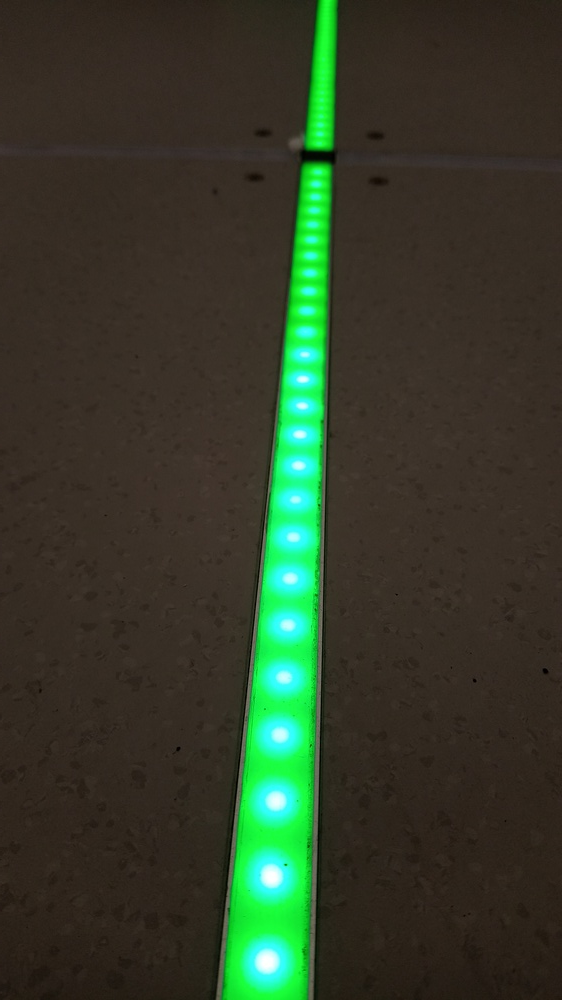
#> input picture CornerDetection/data/IMG_20231110_173518297.jpg, 562 x 1000 px, shrunk from 2600 x 4624 before the run
$ python -i direction_turn_detector.py   (imports and definitions only)
#> lines starting #> are read from the running program, lines starting #| are printed output that depends on the picture; after the words box and inside, x2 and y2 are one past the last pixel; in counts of white or black regions, pixels touching at a corner belong together
#> further down, picture is the input picture: shape (1000, 562, 3); mean B, G, R 41.8, 61.7, 50.5
import cv2
import numpy as np

# Input - tuple values, Output - -1 for left turn and +1 for right turn
def findMaxValueFromTupleAndReturnIndex(value):
    #print(value)
    max_val = max(value)
    cmp = value.index(max_val)
    res = -1 if cmp == 0 else cmp
    ##print(res)
    return res

# Input - contours of points that fall under green path and step size for controlling the algo,
# Output - generates output from findMaxValueFromTupleAndReturnIndex method
def detect_turns_direction(contours, step_size=5):
    # Function to detect the direction of turns based on the slope of the line between consecutive points
    val_arr = []
    # Iterate through contours
    for contour in contours:
        # Iterate through points in the contour with a specified step size
        for i in range(0, len(contour) - 2, step_size):
            # Get three consecutive points
            pt1 = contour[i][0]
            pt2 = contour[i + 1][0]
            pt3 = contour[i + 2][0]

            # Calculate vectors between points
            vector1 = pt1 - pt2
            vector2 = pt3 - pt2

            # Calculate the slope of the line between points
            slope = (vector2[1] - vector1[1]) / (vector2[0] - vector1[0] + 1e-5)  # Avoid division by zero

            threshold_slope = 0.5  # Adjust this value based on your requirements

            # Determine the direction of the turn based on the slope
            if slope > threshold_slope:
                #print("Right turn ahead")
                val_arr.append(-1)
            elif slope < -threshold_slope:
                #print("Left turn ahead")
                val_arr.append(1)
            # else:
            #     val_arr.append(0)
    value = (val_arr.count(1), val_arr.count(-1))
    return findMaxValueFromTupleAndReturnIndex(value)

def find_turn_direction(image):

    # Convert to HSV color space
    hsv_image = cv2.cvtColor(image, cv2.COLOR_BGR2HSV)
#> hsv_image: shape (1000, 562, 3); mean H, S, V 21, 101.9, 69.7

    # Define the HSV color range for green
    green_lower = np.array([40, 40, 40])  # Lower bound for green in HSV
    green_upper = np.array([80, 255, 255])  # Upper bound for green in HSV

    # Thresholding to extract green-colored regions
    mask_green = cv2.inRange(hsv_image, green_lower, green_upper)
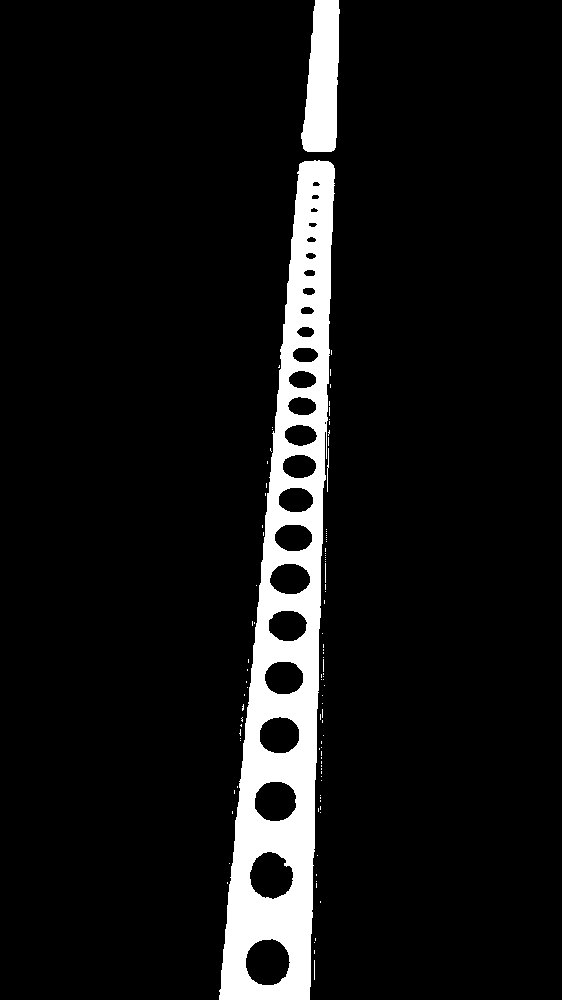
#> mask_green: shape (1000, 562); 7.9% white; 101 white regions (96 under 20 px), largest, box (x1, y1, x2, y2) and area: (219, 160, 335, 1000) 39740, (301, 0, 340, 152) 4502, (327, 448, 329, 492) 46, (325, 563, 326, 583) 20, (314, 960, 315, 980) 20

    # Edge detection using canny edge detection
    edges_green = cv2.Canny(mask_green, 50, 150)
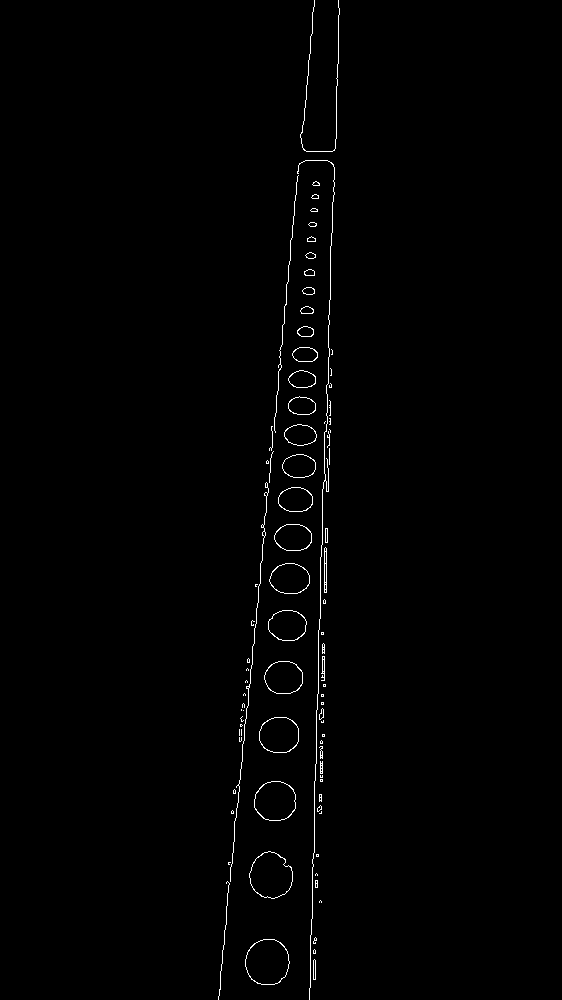
#> edges_green: shape (1000, 562); 0.83% white in thin lines or dots, all inside (x1, y1, x2, y2) = (218, 0, 340, 1000)

    # Contour detection
    contours_green, _ = cv2.findContours(edges_green, cv2.RETR_EXTERNAL, cv2.CHAIN_APPROX_SIMPLE)
#> contours_green = 85 contours, 55 with area under 20; largest, box (x1, y1, x2, y2) and area: (245, 939, 290, 985) 1586, (249, 851, 293, 899) 1514, (254, 781, 296, 821) 1308, (259, 717, 299, 753) 1138, (264, 661, 303, 694) 995

    # Filter contours by green color
    green_contours = [contour for contour in contours_green]
#> green_contours has the same summary as contours_green

    # Detect the direction of turns in green-colored contours
    return detect_turns_direction(green_contours, step_size=10)
#> the loop in detect_turns_direction, `for contour in contours:` made 85 passes
#> contour on passes 7, 10, 18, 24, 25, 26, 31, 32, 35, 36, 38, 45: [[315, 880], [315, 887], [317, 887], [317, 880]], [[316, 854], [316, 856], [318, 856], [318, 854]], [[320, 779], [320, 781], [322, 781], [322, 779]], [[322, 734], [322, 736], [324, 736], [324, 734]], [[241, 729], [241, 735]], [[239, 729], [239, 735]], [[243, 710]], [[241, 709], [241, 710]], [[321, 702], [321, 704], [323, 704], [323, 702]], [[321, 694], [321, 696], [323, 696], [323, 694]], [[323, 684], [323, 686], [325, 686], [325, 684]], [[321, 632], [321, 634], [323, 634], [323, 632]]
#> after the loop in detect_turns_direction, `for contour in contours:`: val_arr = 175 values, max 1 at index 0, min -1 at index 3, mean 0.383
#> in detect_turns_direction, `value = (val_arr.count(1), val_arr.count(-1))`: value = (121, 54)
#> in findMaxValueFromTupleAndReturnIndex, `max_val = max(value)`: max_val = 121
#> in findMaxValueFromTupleAndReturnIndex, `cmp = value.index(max_val)`: cmp = 0
#> in findMaxValueFromTupleAndReturnIndex, `res = -1 if cmp == 0 else cmp`: res = -1

>>> import cv2
>>> picture = cv2.imread('../../../CornerDetection/data/IMG_20231110_173518297.jpg')
>>> result = find_turn_direction(picture)
#> result = -1

$ run again, on CornerDetection/data/IMG_20231110_181604295.jpg
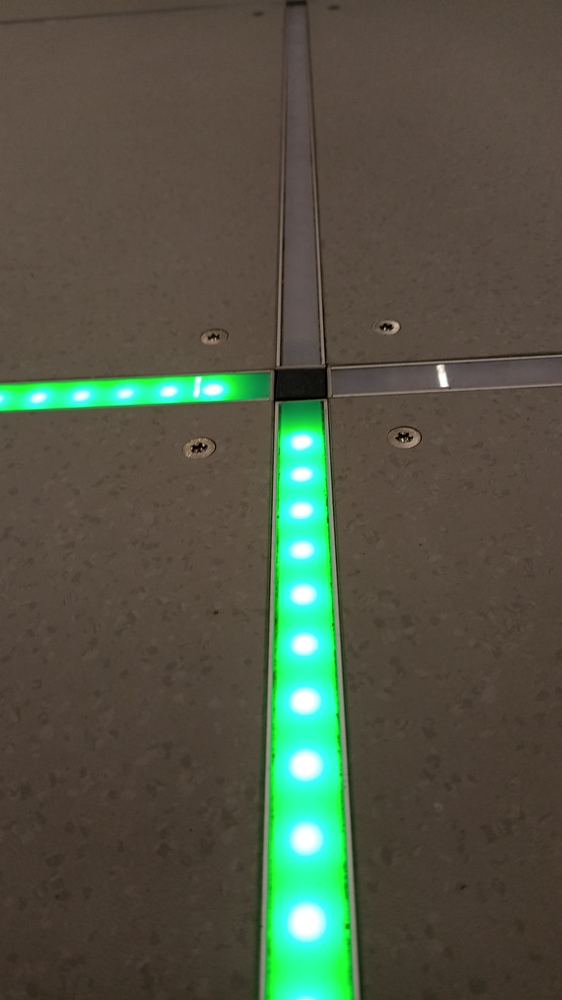
#> input picture CornerDetection/data/IMG_20231110_181604295.jpg, 562 x 1000 px, shrunk from 2600 x 4624 before the run
#> picture is the input picture: shape (1000, 562, 3); mean B, G, R 69.4, 85.8, 80.9
#> hsv_image: shape (1000, 562, 3); mean H, S, V 20.4, 80.9, 96.3
#> in find_turn_direction, `mask_green = cv2.inRange(hsv_image, green_lower, green_upper)`:
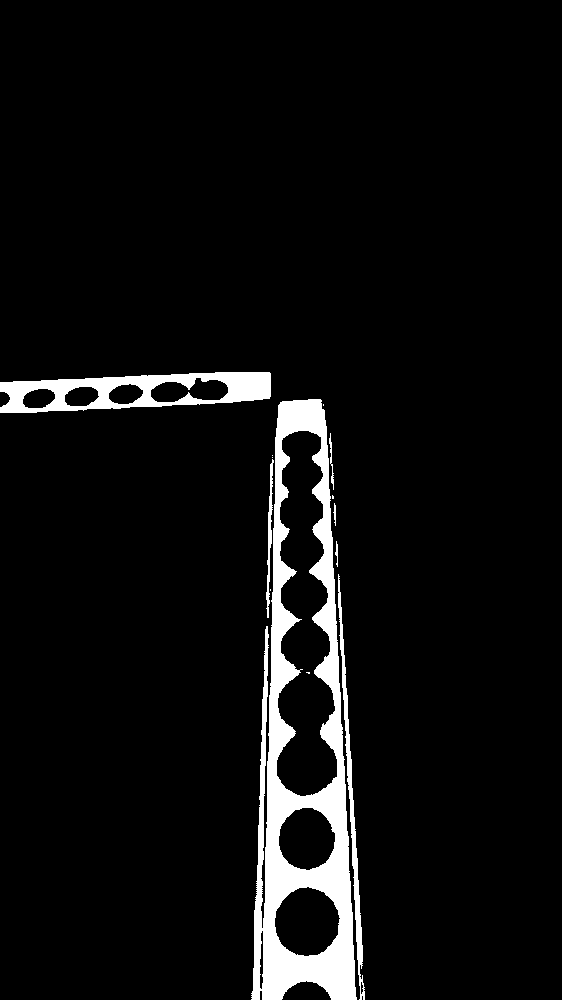
#> mask_green: shape (1000, 562); 5.7% white; 13 white regions (6 under 20 px), largest, box (x1, y1, x2, y2) and area: (251, 399, 357, 1000) 24175, (0, 372, 271, 413) 5568, (338, 574, 365, 1000) 1770
#> in find_turn_direction, `edges_green = cv2.Canny(mask_green, 50, 150)`:
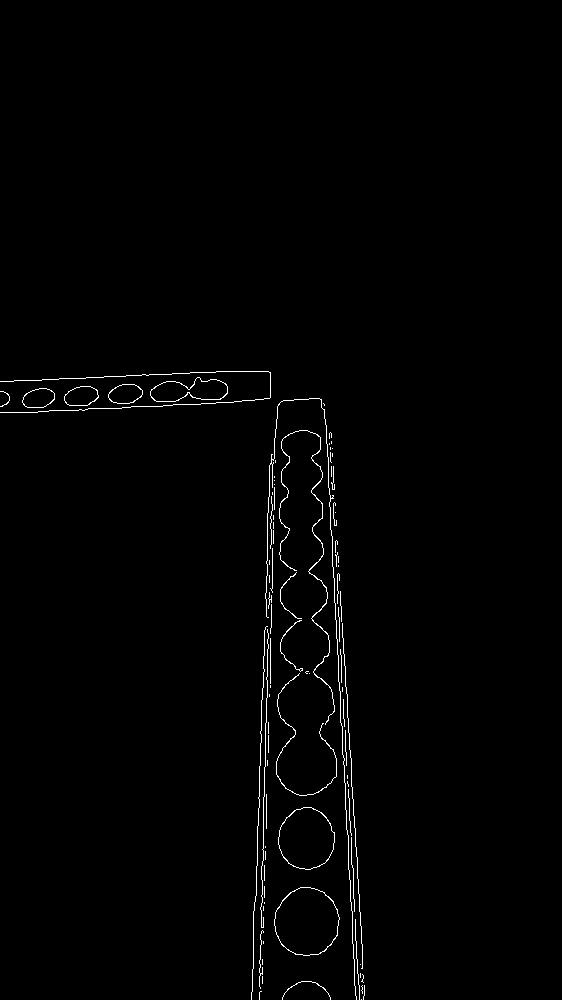
#> edges_green: shape (1000, 562); 1% white in thin lines or dots, all inside (x1, y1, x2, y2) = (0, 371, 365, 1000)
#> contours_green = 86 contours, 77 with area under 20; largest, box (x1, y1, x2, y2) and area: (274, 887, 340, 956) 3427, (278, 807, 335, 870) 2684, (150, 377, 228, 402) 1241, (64, 386, 99, 406) 512, (108, 384, 143, 404) 507
#> green_contours has the same summary as contours_green
#> the loop in detect_turns_direction, `for contour in contours:` made 86 passes
#> contour on passes 1, 6, 8, 9, 10, 11, 14, 15: [[361, 999]], [[262, 976], [262, 983]], [[360, 973], [360, 977]], [[360, 964]], [[262, 959], [262, 964]], [[263, 941], [263, 943]], [[263, 906], [263, 910]], [[264, 902], [264, 903]]
#> after the loop in detect_turns_direction, `for contour in contours:`: val_arr = 192 values, max 1 at index 0, min -1 at index 2, mean -0.0625
#> value = (90, 102)
#> max_val = 102
#> cmp = 1

$ run again, on CornerDetection/data/IMG_20231110_202115880.jpg
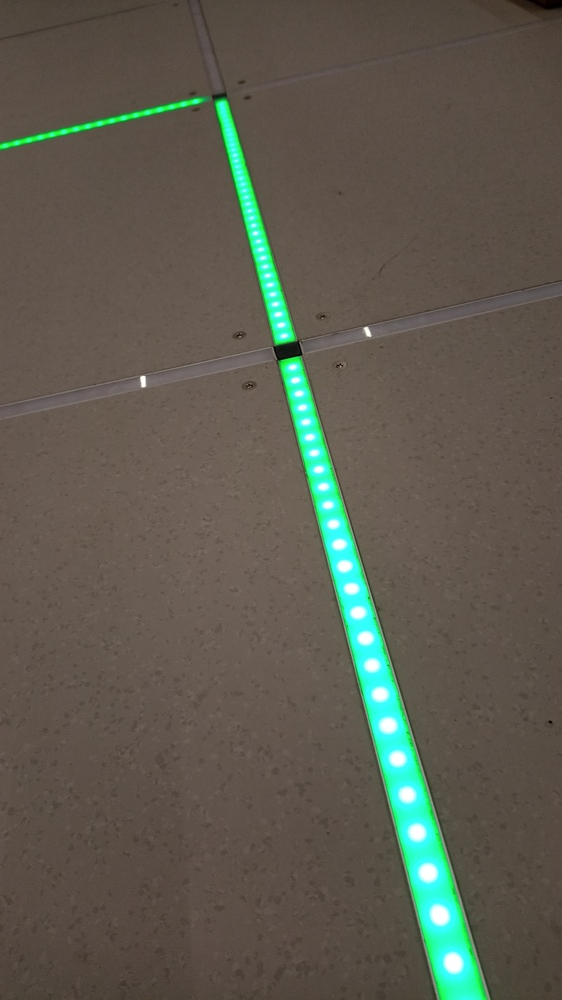
#> input picture CornerDetection/data/IMG_20231110_202115880.jpg, 562 x 1000 px, shrunk from 2600 x 4624 before the run
#> picture is the input picture: shape (1000, 562, 3); mean B, G, R 79.7, 91.3, 92.9
#> hsv_image: shape (1000, 562, 3); mean H, S, V 17.6, 63, 102.1
#> in find_turn_direction, `mask_green = cv2.inRange(hsv_image, green_lower, green_upper)`:
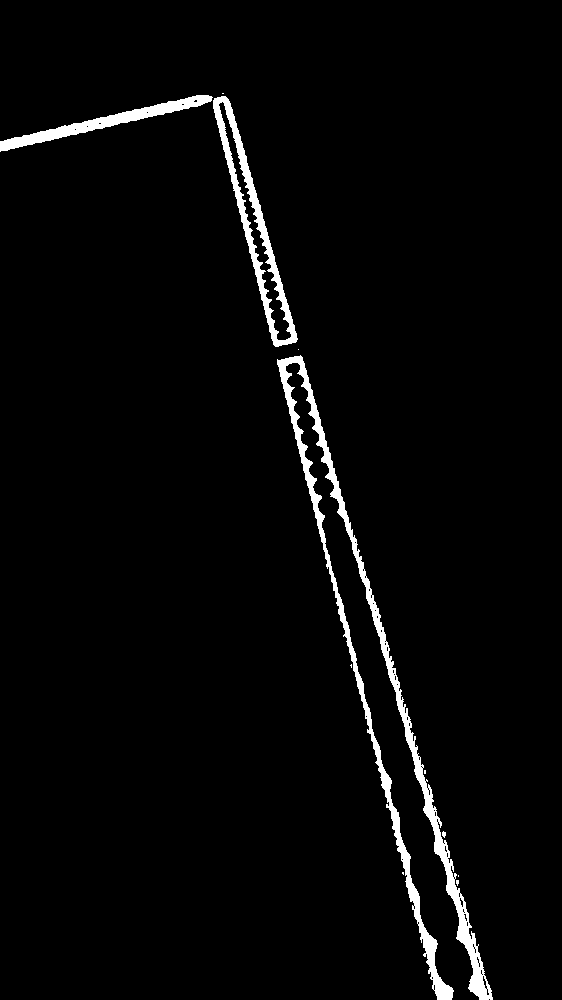
#> mask_green: shape (1000, 562); 2.8% white; 11 white regions (7 under 20 px), largest, box (x1, y1, x2, y2) and area: (277, 355, 493, 1000) 9873, (213, 96, 298, 347) 3590, (0, 95, 213, 152) 2281, (442, 831, 446, 838) 20
#> in find_turn_direction, `edges_green = cv2.Canny(mask_green, 50, 150)`:
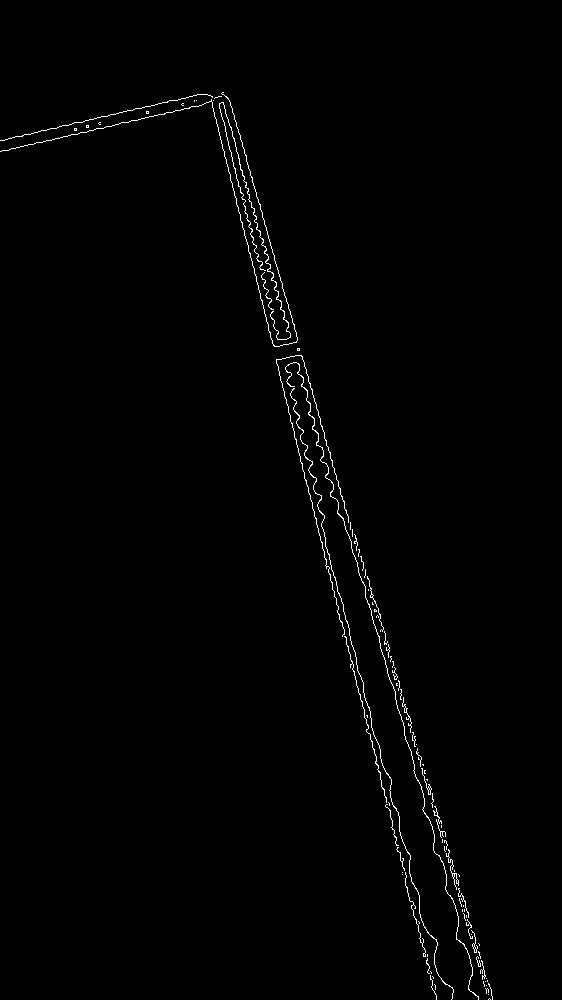
#> edges_green: shape (1000, 562); 0.88% white in thin lines or dots, all inside (x1, y1, x2, y2) = (0, 92, 493, 1000)
#> contours_green = 91 contours, 86 with area under 20; largest, box (x1, y1, x2, y2) and area: (219, 102, 291, 340) 75, (285, 362, 479, 1000) 70, (290, 388, 454, 1000) 57, (276, 355, 349, 637) 25, (421, 768, 432, 795) 22
#> green_contours has the same summary as contours_green
#> the loop in detect_turns_direction, `for contour in contours:` made 91 passes
#> contour on passes 1, 2, 4, 5, 7, 9, 10, 11: [[489, 998], [488, 999], [489, 998], [490, 999]], [[488, 994]], [[486, 985]], [[434, 984], [435, 985], [435, 989], [435, 985]], [[485, 981]], [[487, 980], [487, 981]], [[486, 978]], [[432, 976], [433, 977], [433, 978], [433, 977]]
#> after the loop in detect_turns_direction, `for contour in contours:`: val_arr = 421 values, max 1 at index 11, min -1 at index 0, mean -0.663
#> value = (71, 350)
#> max_val = 350
#> cmp = 1
